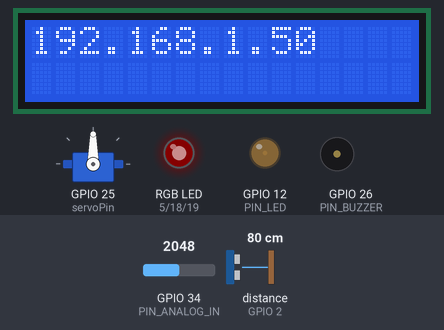
A program run on a simulated ESP32. Shown: 16×2 character LCD, servo, an RGB LED mixed from three pins (HIGH = lit), output pins drawn as LEDs (lit = HIGH), buzzer (waves = sounding, pin HIGH). Wiring (inferred from the names in the program): ultrasonic range finder: trigger GPIO 15; echo GPIO 2. Inputs (shaded band) come from the test bench; at power-on: distance to the obstacle (sensor on GPIO 2) 80 cm, GPIO 34 (PIN_ANALOG_IN) = 2048. The echo pulse lasts 58.3 µs per cm; dim RGB values are drawn brighter than linear; WiFi joins after 1.5 s; servers stay silent unless stated; pins used as bus, display or sensor lines are not drawn; what the program prints to the serial monitor is not drawn.

Above: at 2.7 s.
2.8 s: distance to the obstacle (sensor on GPIO 2) set to 12 cm
5.2 s: distance to the obstacle (sensor on GPIO 2) set to 9 cm
At 7.0 s:
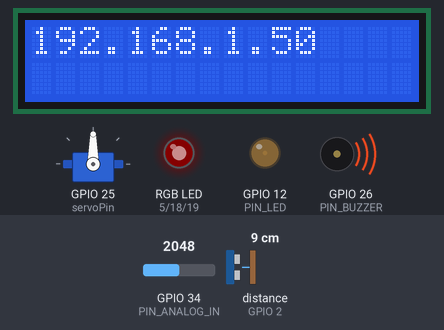
7.5 s: GPIO 34 (PIN_ANALOG_IN) set to 140
At 8.0 s:
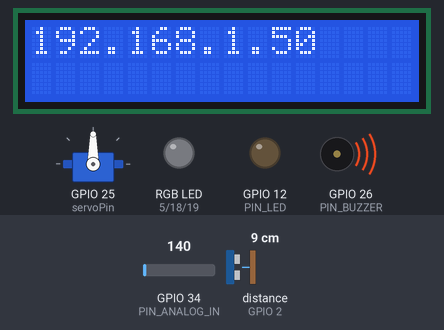
9.0 s: distance to the obstacle (sensor on GPIO 2) set to 18 cm
At 11.2 s:
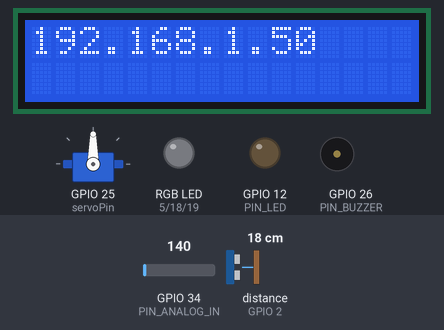
Timing chart, 0 to 12.7 s (numbered marks = the images above; inputs shaded):
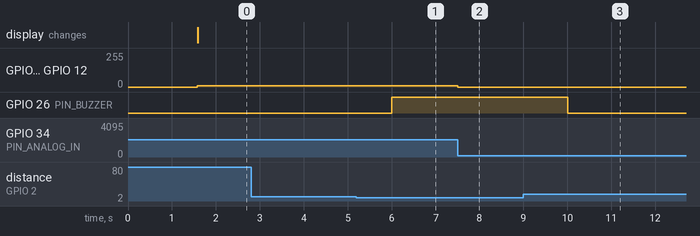

Measured:
- the behaviour switches between 11 and 10 cm on distance to the obstacle (sensor on GPIO 2) (found by bisection; images 0 and 1)
- after the input at 5.2 s, GPIO 26 (PIN_BUZZER): LOW → HIGH after 0.81 s
- after the input at 7.5 s, GPIO 5 (red_pin), GPIO 12 (PIN_LED): 8/255 → 0/255 at once
- after the input at 9.0 s, GPIO 26 (PIN_BUZZER): HIGH → LOW after 1.0 s

The program:

main.cpp
```cpp
#include "DHTesp.h"
#include <Arduino.h>
#include <WiFi.h>
#include <WebServer.h>
#include <ArduinoJson.h>
#include <LiquidCrystal_I2C.h>
#include <Wire.h>
#include <ESP32Servo.h>

unsigned long previousMillis = 0;
const unsigned long interval = 2000;

DHTesp dht;     //Define the DHT object
int dhtPin = 13;//Define the dht pin

const char *SSID = "DGSE_mobile";
const char *PWD = "vincent28$";

const int red_pin = 5;
const int green_pin = 18;
const int blue_pin = 19;

const int frequency = 5000;
const int redChannel = 0;
const int greenChannel = 1;
const int blueChannel = 2;
const int resolution = 8;

WebServer server(80);

StaticJsonDocument<250> jsonDocument;
char buffer[250];

float temperature;
float humidity;

LiquidCrystal_I2C lcd(0x27,16,2);
#define SDA 33
#define SCL 32

#define PIN_ANALOG_IN   34
#define PIN_LED         12
#define CHAN            0
int ledIntensity = 0;

Servo myservo;
int posVal = 0;
int servoPin = 25;

#define trigPin 15 // define trigPin
#define echoPin 2 // define echoPin.
#define MAX_DISTANCE 700 // Maximum sensor distance is rated at 400-500cm. //timeOut= 2*MAX_DISTANCE /100 /340 *1000000 = MAX_DISTANCE*58.8
float timeOut = MAX_DISTANCE * 60;
int soundVelocity = 340; // define sound speed=340m/s

#define PIN_BUZZER 26

void create_json(char *tag, float value, char *unit) {
  jsonDocument.clear();
  jsonDocument["type"] = tag;
  jsonDocument["value"] = value;
  jsonDocument["unit"] = unit;
  serializeJson(jsonDocument, buffer);
}

void add_json_object(char *tag, float value, char *unit) {
  JsonObject obj = jsonDocument.createNestedObject();
  obj["type"] = tag;
  obj["value"] = value;
  obj["unit"] = unit;
}

void read_sensor_data() {
  TempAndHumidity values = dht.getTempAndHumidity();
  temperature = values.temperature;
  humidity = values.humidity;
  Serial.println("Read sensor data");
}

void getTemperature() {
  Serial.println("Get temperature");
  read_sensor_data();
  create_json("temperature", temperature, "°C");
  server.send(200, "application/json", buffer);
}

void getHumidity() {
  Serial.println("Get humidity");
  read_sensor_data();
  create_json("humidity", humidity, "%");
  server.send(200, "application/json", buffer);
}


void getData() {
  Serial.println("Get BME280 Sensor Data");
  jsonDocument.clear();
  read_sensor_data();
  add_json_object("temperature", temperature, "°C");
  add_json_object("humidity", humidity, "%");
  serializeJson(jsonDocument, buffer);
  server.send(200, "application/json", buffer);
}

void handlePost() {
  Serial.println("handlePost");
  if (server.hasArg("plain") == false) {
  }
  String body = server.arg("plain");
  deserializeJson(jsonDocument, body);

  int red_value = jsonDocument["red"];
  int green_value = jsonDocument["green"];
  int blue_value = jsonDocument["blue"];

  ledcWrite(redChannel, red_value);
  ledcWrite(greenChannel,green_value);
  ledcWrite(blueChannel, blue_value);

  server.send(200, "application/json", "{}");
}

void setText() {
  Serial.println("setText");
  if (server.hasArg("plain") == false) {
  }
  String body = server.arg("plain");
  deserializeJson(jsonDocument, body);

  String text = jsonDocument["text"];

  lcd.clear();
  lcd.setCursor(0,0);
  lcd.print(text);

  server.send(200, "application/json", "{}");
}
void getBrightness() {
  Serial.println("getBrightness");
  float pourcentage = (static_cast<float>(ledIntensity) / static_cast<float>(255)) * 100.0;

  create_json("brightness", pourcentage, "%");
  server.send(200, "application/json", buffer);
}
void openLock(){
  Serial.println("Open");
  for (posVal = 0; posVal <= 180; posVal += 1) {
    myservo.write(posVal);
    delay(15);
  }
}
void closeLock(){
  Serial.println("close");
  for (posVal = 180; posVal >= 0; posVal -= 1) {
    myservo.write(posVal);
    delay(15);
  }
}

void setup_routing() {
  server.on("/temperature", getTemperature);
  server.on("/humidity", getHumidity);
  server.on("/data", getData);
  server.on("/led", HTTP_POST, handlePost);
  server.on("/text", HTTP_POST, setText);
  server.on("/brightness", getBrightness);
  server.on("/open", HTTP_POST, openLock);
  server.on("/close", HTTP_POST, closeLock);

  server.begin();
}
bool i2CAddrTest(uint8_t addr) {
  Wire.begin();
  Wire.beginTransmission(addr);
  if (Wire.endTransmission() == 0) {
    return true;
  }
  return false;
}
void setup() {
  dht.setup(dhtPin, DHTesp::DHT11);//Initialize the dht pin and dht object
  Serial.begin(115200);

  ledcSetup(redChannel, frequency, resolution);
  ledcSetup(greenChannel, frequency, resolution);
  ledcSetup(blueChannel, frequency, resolution);

  ledcAttachPin(red_pin, redChannel);
  ledcAttachPin(green_pin, greenChannel);
  ledcAttachPin(blue_pin, blueChannel);

  Serial.print("Connecting to Wi-Fi");
  WiFi.begin(SSID, PWD);
  while (WiFi.status() != WL_CONNECTED) {
    Serial.print(".");
    delay(500);
  }

  Serial.print("Connected! IP Address: ");
  Serial.println(WiFi.localIP());
  setup_routing();

//Set up ecran LCD
  Wire.begin(SDA, SCL);
  if (!i2CAddrTest(0x27)) {
    lcd = LiquidCrystal_I2C(0x3F, 16, 2);
  }
  lcd.init();
  lcd.backlight();
  lcd.setCursor(0,0);
  lcd.print(WiFi.localIP());


  ledcSetup(CHAN, 1000, 12);
  ledcAttachPin(PIN_LED, CHAN);

  myservo.setPeriodHertz(50);
  myservo.attach(servoPin, 500, 2500);

  pinMode(trigPin,OUTPUT);
  pinMode(echoPin,INPUT);

  pinMode(PIN_BUZZER, OUTPUT);
}
float getSonar() {
  unsigned long pingTime;
  float distance;
  digitalWrite(trigPin, HIGH);
  delayMicroseconds(10);
  digitalWrite(trigPin, LOW);
  pingTime = pulseIn(echoPin, HIGH, timeOut);
  distance = (float)pingTime * soundVelocity / 2 / 10000;
  return distance;
}
void loop() {
  unsigned long currentMillis = millis();

  server.handleClient();

  int potValue = analogRead(PIN_ANALOG_IN);
  ledIntensity = map(potValue, 0, 4095, 0, 255);
  ledcWrite(CHAN, ledIntensity);
  float dist = getSonar();
  Serial.printf("Distance: ");
  Serial.print(dist);
  Serial.println("cm");

if (currentMillis - previousMillis >= interval) {
    previousMillis = currentMillis;

    // Code à exécuter toutes les 2 secondes
    if (dist <= 10.0) {
      Serial.println("Objet présent");
        digitalWrite(PIN_BUZZER, HIGH);
    } else {
        digitalWrite(PIN_BUZZER, LOW);
    }
  }
}
```
